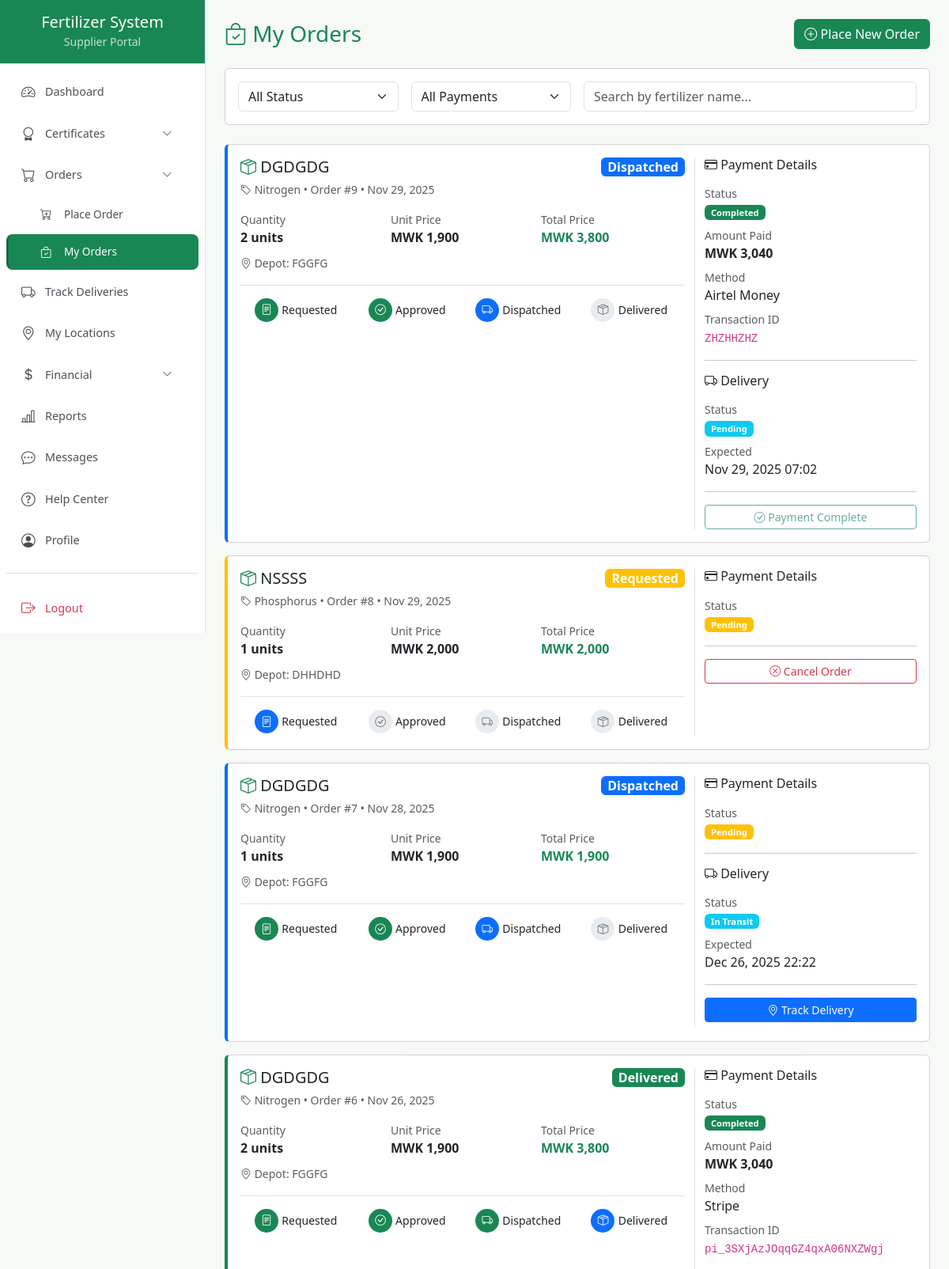
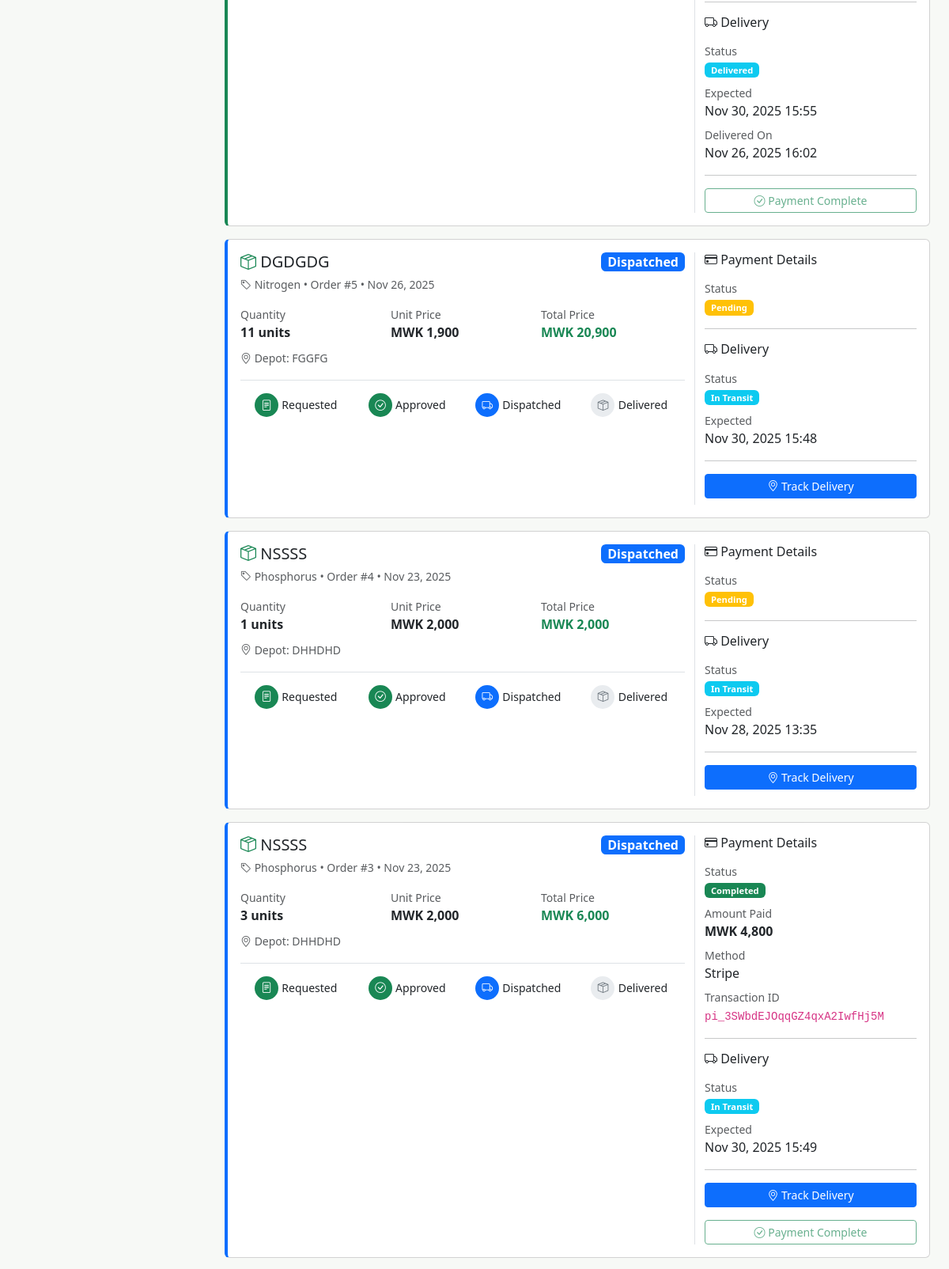
The page /supplier/my_orders.php (signed in, upper part) on the database its author committed (2 pictures, top to bottom).
### tables this page shows
CREATE TABLE `orders` (
  `id` int(11) NOT NULL,
  `supplier_id` int(11) DEFAULT NULL,
  `fertilizer_id` int(11) DEFAULT NULL,
  `quantity` int(11) DEFAULT NULL,
  `price_per_unit` decimal(10,2) NOT NULL,
  `total_price` decimal(10,2) NOT NULL,
  `status` enum('Requested','Approved','Dispatched','Delivered','Cancelled') DEFAULT 'Requested',
  `order_date` timestamp NOT NULL DEFAULT current_timestamp()
);

CREATE TABLE `fertilizers` (
  `id` int(11) NOT NULL,
  `admin_id` int(11) DEFAULT NULL,
  `name` varchar(255) DEFAULT NULL,
  `price_per_unit` decimal(10,2) NOT NULL,
  `type` varchar(100) DEFAULT NULL,
  `npk_value` varchar(50) DEFAULT NULL,
  `batch_no` varchar(100) DEFAULT NULL,
  `expiry_date` date DEFAULT NULL,
  `stock` int(11) DEFAULT 0,
  `stock_remaining` int(11) DEFAULT 0,
  `minimum_stock` int(11) DEFAULT 0,
  `certified` tinyint(1) DEFAULT 1,
  `depot_location` varchar(255) DEFAULT NULL,
  `price` decimal(10,2) DEFAULT 0.00
);

CREATE TABLE `payments` (
  `id` int(11) NOT NULL,
  `order_id` int(11) DEFAULT NULL,
  `total_price` decimal(10,2) DEFAULT NULL,
  `subsidy` decimal(10,2) DEFAULT NULL,
  `amount_paid` decimal(10,2) DEFAULT NULL,
  `payment_status` enum('Pending','Completed','Failed') DEFAULT 'Pending',
  `payment_method` varchar(50) DEFAULT NULL,
  `transaction_id` varchar(100) DEFAULT NULL,
  `receipt_path` text DEFAULT NULL,
  `payment_date` timestamp NOT NULL DEFAULT current_timestamp()
);

CREATE TABLE `deliveries` (
  `id` int(11) NOT NULL,
  `order_id` int(11) NOT NULL,
  `admin_id` int(11) NOT NULL,
  `supplier_id` int(11) NOT NULL,
  `driver_id` int(11) DEFAULT NULL,
  `current_latitude` decimal(10,8) DEFAULT NULL,
  `current_longitude` decimal(11,8) DEFAULT NULL,
  `status` enum('Pending','In Transit','Delivered') NOT NULL DEFAULT 'Pending',
  `expected_arrival` datetime DEFAULT NULL,
  `delivered_on` datetime DEFAULT NULL,
  `last_updated` timestamp NOT NULL DEFAULT current_timestamp() ON UPDATE current_timestamp()
);

### supplier/my_orders.php (the view, shortened to what this page needs)
<?php
include('../includes/db.php');
$user_id = (int) $_SESSION['user_id'];
$stmt = $conn->prepare("SELECT id FROM suppliers WHERE user_id = ?");
$stmt->bind_param("i", $user_id);
$stmt->execute();
$supplier = $stmt->get_result()->fetch_assoc();
$supplier_id = $supplier ? (int) $supplier['id'] : null;
$orders = [];
if ($supplier_id) {
    $stmt = $conn->prepare("
        SELECT
            o.id,
            o.quantity,
            o.price_per_unit,
            o.total_price,
            o.status,
            o.order_date,
            f.name AS fertilizer_name,
            f.type AS fertilizer_type,
            f.depot_location,
            p.amount_paid,
            p.payment_status,
            p.payment_method,
            p.transaction_id,
            d.status AS delivery_status,
            d.expected_arrival,
            d.delivered_on
        FROM orders o
        JOIN fertilizers f ON o.fertilizer_id = f.id
        LEFT JOIN payments p ON o.id = p.order_id
        LEFT JOIN deliveries d ON o.id = d.order_id
        WHERE o.supplier_id = ?
        ORDER BY o.order_date DESC
    ");
    $stmt->bind_param("i", $supplier_id);
    $stmt->execute();
    $orders = $stmt->get_result()->fetch_all(MYSQLI_ASSOC);
}
?>
<!DOCTYPE html>
<html lang="en">
<head>
    <link href="https://cdn.jsdelivr.net/npm/bootstrap@5.3.0/dist/css/bootstrap.min.css" rel="stylesheet">
    <link href="https://cdn.jsdelivr.net/npm/bootstrap-icons@1.10.5/font/bootstrap-icons.css" rel="stylesheet">
</head>
<body>
<div class="d-flex">
    <?php include('../includes/sidebar.php'); ?>
    <div class="flex-grow-1 p-4">
        <div class="d-flex justify-content-between align-items-center mb-4">
            <h3 class="text-success mb-0"><i class="bi bi-bag-check"></i> My Orders</h3>
            <a href="place_order.php" class="btn btn-success">
                <i class="bi bi-plus-circle"></i> Place New Order
            </a>
        </div>
        <div class="card mb-4">
            <div class="card-body">
                <div class="row g-3">
                    <div class="col-md-3">
                        <select class="form-select" id="filterStatus">
                            <option value="">All Status</option>
                        </select>
                    </div>
                    <div class="col-md-3">
                        <select class="form-select" id="filterPayment">
                            <option value="">All Payments</option>
                        </select>
                    </div>
                    <div class="col-md-6">
                        <input type="text" class="form-control" id="searchOrder" placeholder="Search by fertilizer name...">
                    </div>
                </div>
            </div>
        </div>
        <?php if (empty($orders)): ?>
            <div class="card">
                <div class="card-body text-center py-5">
                    <i class="bi bi-bag-x display-1 text-muted"></i>
                    <h4 class="mt-3 text-muted">No Orders Yet</h4>
                    <p class="text-muted">Start by placing your first order for fertilizers</p>
                    <a href="place_order.php" class="btn btn-success">
                        <i class="bi bi-cart-plus"></i> Place Order
                    </a>
                </div>
            </div>
        <?php else: ?>
            <div id="ordersContainer">
                <?php foreach ($orders as $order):
                    $statusClass = 'status-' . strtolower($order['status']);
                    $statusBadge = match($order['status']) {
                        'Requested' => 'warning',
                        'Approved' => 'info',
                        'Dispatched' => 'primary',
                        'Delivered' => 'success',
                        'Cancelled' => 'danger',
                        default => 'secondary'
                    };
                    $paymentBadge = match($order['payment_status'] ?? 'Pending') {
                        'Completed' => 'success',
                        'Failed' => 'danger',
                        default => 'warning'
                    };
                ?>
                <div class="card order-card mb-3 <?= $statusClass ?>"
                     data-status="<?= $order['status'] ?>"
                     data-payment="<?= $order['payment_status'] ?? 'Pending' ?>"
                     data-name="<?= strtolower($order['fertilizer_name']) ?>">
                    <div class="card-body">
                        <div class="row">
                            <div class="col-md-8">
                                <div class="d-flex justify-content-between align-items-start mb-2">
                                    <div>
                                        <h5 class="mb-1">
                                            <i class="bi bi-box-seam text-success"></i>
                                            <?= htmlspecialchars($order['fertilizer_name']) ?>
                                        </h5>
                                        <p class="text-muted mb-0">
                                            <small>
                                                <i class="bi bi-tag"></i> <?= htmlspecialchars($order['fertilizer_type']) ?>
                                                • Order #<?= $order['id'] ?>
                                                • <?= date('M d, Y', strtotime($order['order_date'])) ?>
                                            </small>
                                        </p>
                                    </div>
                                    <span class="badge bg-<?= $statusBadge ?> fs-6">
                                        <?= $order['status'] ?>
                                    </span>
                                </div>
                                <div class="row g-2 mt-2">
                                    <div class="col-md-4">
                                        <small class="text-muted d-block">Quantity</small>
                                        <strong><?= $order['quantity'] ?> units</strong>
                                    </div>
                                    <div class="col-md-4">
                                        <small class="text-muted d-block">Unit Price</small>
                                        <strong>MWK <?= number_format($order['price_per_unit'], 0) ?></strong>
                                    </div>
                                    <div class="col-md-4">
                                        <small class="text-muted d-block">Total Price</small>
                                        <strong class="text-success">MWK <?= number_format($order['total_price'], 0) ?></strong>
                                    </div>
                                </div>
                                <?php if ($order['depot_location']): ?>
                                <div class="mt-2">
                                    <small class="text-muted">
                                        <i class="bi bi-geo-alt"></i> Depot: <?= htmlspecialchars($order['depot_location']) ?>
                                    </small>
                                </div>
                                <?php endif; ?>
                                <div class="status-timeline">
                                    <div class="timeline-step <?= in_array($order['status'], ['Requested', 'Approved', 'Dispatched', 'Delivered']) ? 'active' : '' ?> <?= $order['status'] === 'Requested' ? 'current' : '' ?>">
                                        <div class="timeline-icon"><i class="bi bi-file-text"></i></div>
                                        <small>Requested</small>
                                    </div>
                                    <div class="timeline-step <?= in_array($order['status'], ['Approved', 'Dispatched', 'Delivered']) ? 'active' : '' ?> <?= $order['status'] === 'Approved' ? 'current' : '' ?>">
                                        <div class="timeline-icon"><i class="bi bi-check-circle"></i></div>
                                        <small>Approved</small>
                                    </div>
                                    <div class="timeline-step <?= in_array($order['status'], ['Dispatched', 'Delivered']) ? 'active' : '' ?> <?= $order['status'] === 'Dispatched' ? 'current' : '' ?>">
                                        <div class="timeline-icon"><i class="bi bi-truck"></i></div>
                                        <small>Dispatched</small>
                                    </div>
                                    <div class="timeline-step <?= $order['status'] === 'Delivered' ? 'active current' : '' ?>">
                                        <div class="timeline-icon"><i class="bi bi-box-seam"></i></div>
                                        <small>Delivered</small>
                                    </div>
                                </div>
                            </div>
                            <div class="col-md-4 border-start">
                                <h6 class="mb-3"><i class="bi bi-credit-card"></i> Payment Details</h6>
                                <div class="mb-2">
                                    <small class="text-muted d-block">Status</small>
                                    <span class="badge bg-<?= $paymentBadge ?>">
                                        <?= htmlspecialchars($order['payment_status'] ?? 'Pending') ?>
                                    </span>
                                </div>
                                <?php if ($order['amount_paid']): ?>
                                <div class="mb-2">
                                    <small class="text-muted d-block">Amount Paid</small>
                                    <strong>MWK <?= number_format($order['amount_paid'], 0) ?></strong>
                                </div>
                                <?php endif; ?>
                                <?php if ($order['payment_method']): ?>
                                <div class="mb-2">
                                    <small class="text-muted d-block">Method</small>
                                    <span><?= htmlspecialchars($order['payment_method']) ?></span>
                                </div>
                                <?php endif; ?>
                                <?php if ($order['transaction_id']): ?>
                                <div class="mb-2">
                                    <small class="text-muted d-block">Transaction ID</small>
                                    <code class="small"><?= htmlspecialchars($order['transaction_id']) ?></code>
                                </div>
                                <?php endif; ?>
                                <?php if ($order['delivery_status']): ?>
                                <hr>
                                <h6 class="mb-3"><i class="bi bi-truck"></i> Delivery</h6>
                                <div class="mb-2">
                                    <small class="text-muted d-block">Status</small>
                                    <span class="badge bg-info"><?= htmlspecialchars($order['delivery_status']) ?></span>
                                </div>
                                <?php if ($order['expected_arrival']): ?>
                                <div class="mb-2">
                                    <small class="text-muted d-block">Expected</small>
                                    <span><?= date('M d, Y H:i', strtotime($order['expected_arrival'])) ?></span>
                                </div>
                                <?php endif; ?>
                                <?php if ($order['delivered_on']): ?>
                                <div class="mb-2">
                                    <small class="text-muted d-block">Delivered On</small>
                                    <span><?= date('M d, Y H:i', strtotime($order['delivered_on'])) ?></span>
                                </div>
                                <?php endif; ?>
                                <?php endif; ?>
                                <hr>
                                <div class="d-grid gap-2">
                                    <?php if ($order['status'] === 'Requested'): ?>
                                        <form method="POST" onsubmit="return confirm('Are you sure you want to cancel this order?');">
                                            <button type="submit" name="action" value="cancel" class="btn btn-sm btn-outline-danger w-100">
                                                <i class="bi bi-x-circle"></i> Cancel Order
                                            </button>
                                        </form>
                                    <?php endif; ?>
                                    <?php if ($order['delivery_status'] === 'In Transit'): ?>
                                        <a href="track_delivery.php?order_id=<?= $order['id'] ?>" class="btn btn-sm btn-primary w-100 mb-2">
                                            <i class="bi bi-geo-alt"></i> Track Delivery
                                        </a>
                                    <?php endif; ?>
                                    <?php if ($order['payment_status'] === 'Completed'): ?>
                                        <button class="btn btn-sm btn-outline-success w-100" disabled>
                                            <i class="bi bi-check-circle"></i> Payment Complete
                                        </button>
                                    <?php endif; ?>
                                </div>
                            </div>
                        </div>
                    </div>
                </div>
                <?php endforeach; ?>
            </div>
        <?php endif; ?>
    </div>
</div>
</body>
</html>

### rows shown on the page
orders: fertilizer.name "DGDGDG", fertilizer.type "Nitrogen", id "9", order_date "Nov 29, 2025", status "Dispatched", quantity "2", price_per_unit "1,900", total_price "3,800", fertilizer.depot_location "FGGFG", payments.payment_status "Completed", payments.amount_paid "3,040", payments.payment_method "Airtel Money", payments.transaction_id "ZHZHHZHZ", deliveries.status "Pending", deliveries.expected_arrival "Nov 29, 2025 07:02", shows "Payment Complete"
orders: fertilizer.name "NSSSS", fertilizer.type "Phosphorus", id "8", order_date "Nov 29, 2025", status "Requested", quantity "1", price_per_unit "2,000", total_price "2,000", fertilizer.depot_location "DHHDHD", payment_status "Pending"
orders: fertilizer.name "DGDGDG", fertilizer.type "Nitrogen", id "7", order_date "Nov 28, 2025", status "Dispatched", quantity "1", price_per_unit "1,900", total_price "1,900", fertilizer.depot_location "FGGFG", payment_status "Pending", deliveries.status "In Transit", deliveries.expected_arrival "Dec 26, 2025 22:22"
orders: fertilizer.name "DGDGDG", fertilizer.type "Nitrogen", id "6", order_date "Nov 26, 2025", status "Delivered", quantity "2", price_per_unit "1,900", total_price "3,800", fertilizer.depot_location "FGGFG", payments.payment_status "Completed", payments.amount_paid "3,040", payments.payment_method "Stripe", payments.transaction_id "pi_3SXjAzJOqqGZ4qxA06NXZWgj", deliveries.status "Delivered", deliveries.expected_arrival "Nov 30, 2025 15:55", deliveries.delivered_on "Nov 26, 2025 16:02", shows "Payment Complete"
orders: fertilizer.name "DGDGDG", fertilizer.type "Nitrogen", id "5", order_date "Nov 26, 2025", status "Dispatched", quantity "11", price_per_unit "1,900", total_price "20,900", fertilizer.depot_location "FGGFG", payment_status "Pending", deliveries.status "In Transit", deliveries.expected_arrival "Nov 30, 2025 15:48"
orders: fertilizer.name "NSSSS", fertilizer.type "Phosphorus", id "4", order_date "Nov 23, 2025", status "Dispatched", quantity "1", price_per_unit "2,000", total_price "2,000", fertilizer.depot_location "DHHDHD", payment_status "Pending", deliveries.status "In Transit", deliveries.expected_arrival "Nov 28, 2025 13:35"
orders: fertilizer.name "NSSSS", fertilizer.type "Phosphorus", id "3", order_date "Nov 23, 2025", status "Dispatched", quantity "3", price_per_unit "2,000", total_price "6,000", fertilizer.depot_location "DHHDHD", payments.payment_status "Completed", payments.amount_paid "4,800", payments.payment_method "Stripe", payments.transaction_id "pi_3SWbdEJOqqGZ4qxA2IwfHj5M", deliveries.status "In Transit", deliveries.expected_arrival "Nov 30, 2025 15:49", shows "Payment Complete"

### other values the page prints
$role "Supplier"
